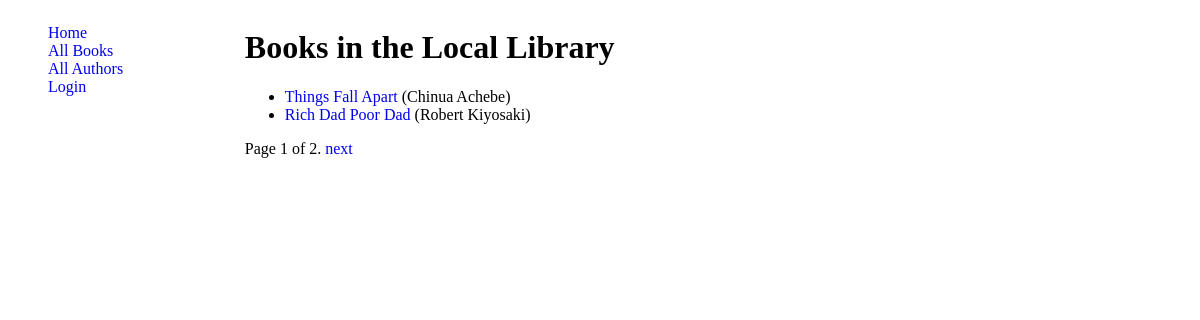
/catalog/books/, run on the app's committed database.
### catalog/models.py (models this page shows, shortened)
class Book(models.Model):
    title = models.CharField(max_length=100)
    author = models.ForeignKey(Author, on_delete=models.SET_NULL, null=True, )
    summary = models.TextField(max_length=1000, help_text='Enter a brief description of the book')
    language = models.ForeignKey(Language,  on_delete=models.SET_NULL, null=True)
    genre = models.ManyToManyField(Genre, help_text='Select a genre for this book')
    ISBN = models.CharField('ISBN', max_length=13, unique=True,  help_text='13 Character <a href="https://www.isbn-international.org/content/what-isbn">ISBN number</a>')
    def get_absolute_url(self):
        return reverse('book-detail', args=[str(self.id)])

class Author(models.Model):
    first_name = models.CharField(max_length=100)
    last_name = models.CharField(max_length=100)
    date_of_birth = models.DateField()
    date_of_death = models.DateField('Died', null=True, blank=True)
    class Meta:
        ordering = ['last_name', 'first_name']
    def __str__(self):
        return f'{self.first_name} {self.last_name}'

### catalog/views.py (the view)
# urls.py: path('books/', BookView.as_view(), name='book-list'),
class BookView(ListView):
    model = Book
    template_name = 'book-list.html'
    context_object_name = 'books'
    paginate_by = 2
    queryset = Book.objects.all()#filter(title__icontains='a')[:5] # Get 5 books containing the title war

### templates/book-list.html (shortened to what this page needs)
{% extends 'base.html' %}
{% block content%}
<h1>Books in the Local Library</h1>
{% if books %}
<ul>
    {% for book in books %}
    <li><a href="{{book.get_absolute_url}}">{{book.title}}</a>  ({{book.author}})</li>
    {% endfor %}
</ul>
{% else %}
    <p>There are no books in the library.</p>
{% endif %}
{% endblock content %}

### static/css/style.css (style rules this page uses)
a { text-decoration: none; }

### data on the page
Book: title "Things Fall Apart", author "Chinua Achebe"
Book: title "Rich Dad Poor Dad", author "Robert Kiyosaki"

### other printed values
{{ page_obj.number }} "1"
{{ page_obj.paginator.num_pages }} "2"
